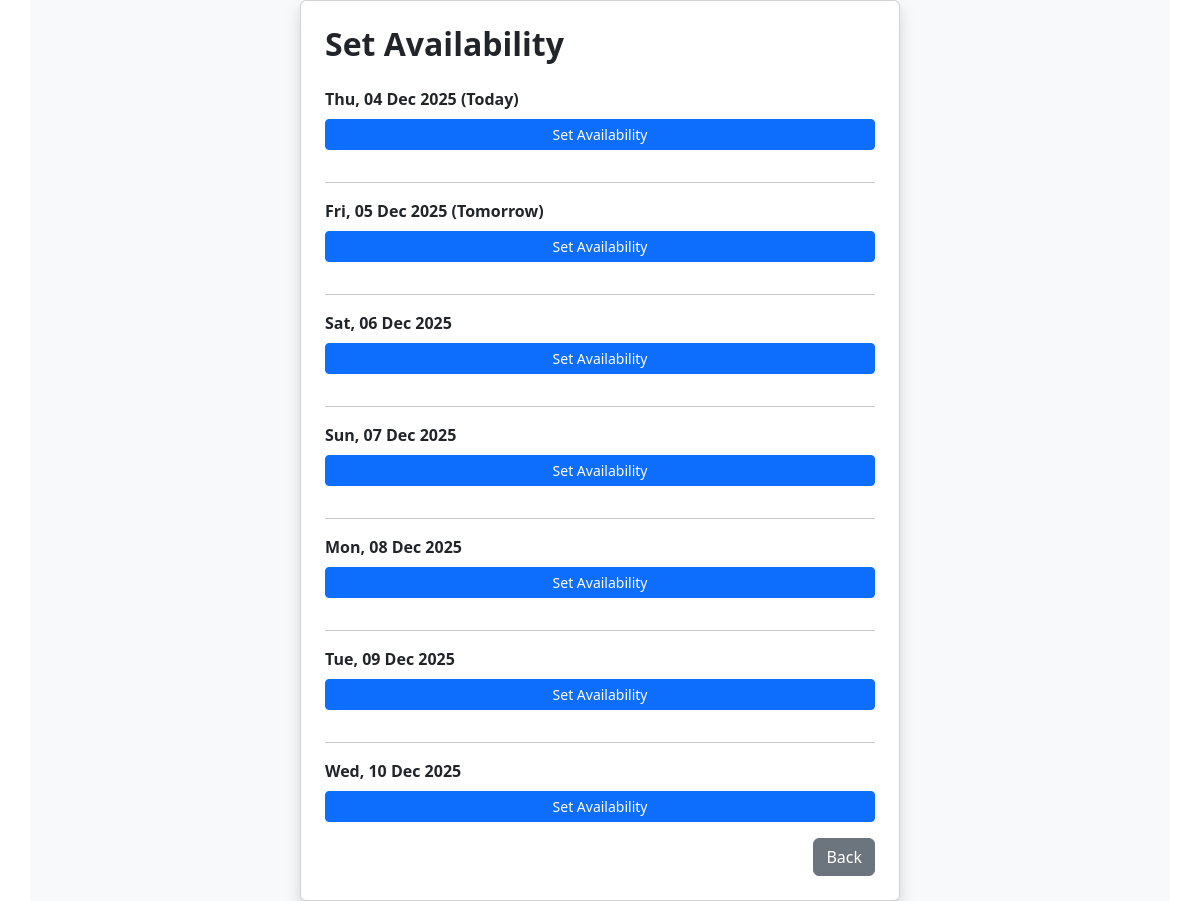
The page /doc_availability (signed in) on the database as committed earlier.
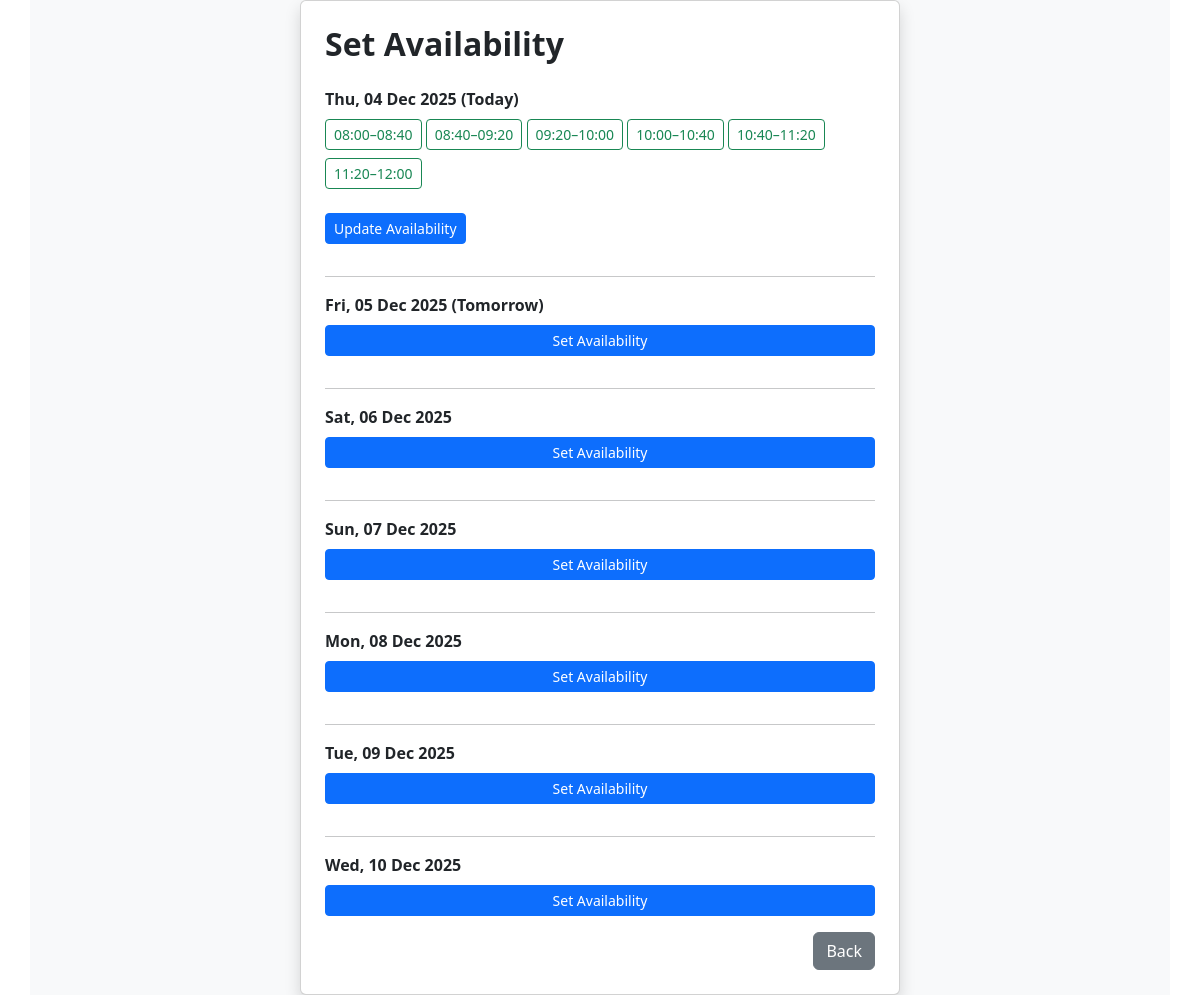
The same page on the database as committed later.
### backend/models.py (models this page shows)
class Doctor_Availability(db.Model):
    __tablename__="doctor_availability"
    id = db.Column(db.Integer, primary_key = True, autoincrement = True)
    doctor_id = db.Column(db.Integer, db.ForeignKey("doctor.id"), nullable=False)
    date = db.Column(db.Date, nullable=False, index=True)
    start_time = db.Column(db.Time, nullable=False)
    end_time = db.Column(db.Time, nullable=False)
    is_active=db.Column(db.Boolean,nullable=False)
    appointments = db.relationship("Appointment",backref="booked_slot",cascade="all, delete-orphan")

### backend/routes.py (the view)
@app.route("/doc_availability")
def weekly_availability():
    doctor_id = current_user.id
    today = date.today()
    dates = [today + timedelta(days=i) for i in range(7)]
    slots_by_date = {d: [] for d in dates}
    all_slots = Doctor_Availability.query.filter(
        Doctor_Availability.doctor_id == doctor_id,
        Doctor_Availability.date.in_(dates)
    ).order_by(Doctor_Availability.date,
               Doctor_Availability.start_time).all()
    for slot in all_slots:
        slots_by_date[slot.date].append(slot)
    return render_template("doctor/doctor_availability.html", dates=dates,slots_by_date=slots_by_date)

### app.py (called while the page is built)
def create_app():
    app = Flask(__name__)
    app.config["SQLALCHEMY_DATABASE_URI"] = "sqlite:///mydb.sqlite3"
    db.init_app(app)
    app.config["SECRET_KEY"] = "mysecretkey"
    loginmanager=LoginManager(app)
    @loginmanager.user_loader
    def load_user(email):
        obj=db.session.query(Doctor).filter_by(email=email).first() or db.session.query(Patient).filter_by(email=email).first() or db.session.query(Admin).filter_by(email=email).first()
        return obj
    app.app_context().push()
    return app

### backend/models.py (called while the page is built)
    @property
    def is_active(self):
        return self.status

### backend/routes.py (called while the page is built)
@app.before_request
def inactive_users():
    msg = None
    if not current_user.is_authenticated and request.endpoint != "login" and request.endpoint!="register" and request.endpoint!="home":
        if(current_user.is_active == False):
            msg = "You are not allowed to access the application. Please contact administrator."
        logout_user()
        return redirect(url_for("login", msg=msg))

### templates/doctor/doctor_availability.html (shortened to what this page needs)
<!DOCTYPE html>
<html lang="en">
<head>
    <link href="https://cdn.jsdelivr.net/npm/bootstrap@5.3.8/dist/css/bootstrap.min.css" rel="stylesheet"
>
    <link rel="stylesheet" href="https://cdn.jsdelivr.net/npm/bootstrap-icons@1.13.1/font/bootstrap-icons.min.css">
</head>
<body>
    <div class="container min-vh-100 d-flex justify-content-center align-items-center bg-light">
        <div class="card shadow p-4" style="width: 600px;">
            <h2 class="mb-4 fw-bold">Set Availability</h2>
            {% for d in dates %}
            <div class="fw-bold mb-2">
                {{ d.strftime("%a, %d %b %Y") }}
                {% if loop.index0 == 0 %}
                (Today)
                {% elif loop.index0 == 1 %}
                (Tomorrow)
                {% endif %}
            </div>
            {% if slots_by_date[d] %}
            <div class="mb-3">
                {% for slot in slots_by_date[d] %}
                <a href="/toggle-slot?slot_id={{ slot.id }}" class="btn {% if slot.is_active %} btn-outline-success btn-sm mb-2 {% else %} btn-outline-danger btn-sm mb-2 {% endif %}">
                    {{ slot.start_time.strftime("%H:%M") }}–{{ slot.end_time.strftime("%H:%M") }}
                </a>
                {% endfor %}
            </div>
            <div>
                <a href="/set_availability?date={{ d.isoformat() }}" class="btn btn-primary btn-sm mb-3">
                    Update Availability
                </a>
            </div>
            {% else %}
            <a href="/set_availability?date={{ d.isoformat() }}" class="btn btn-primary btn-sm mb-3">
                Set Availability
            </a>
            {% endif %}
            {% if not loop.last %}
            <hr class="my-3">
            {% endif %}
            {% endfor %}
            <div class="text-end">
                <a href="/dashboard/doc" class="btn btn-secondary" type="button">Back</a>
            </div>
        </div>
    </div>
</body>
</html>

Rows that differ between the two databases and show on the page:
added Doctor_Availability: start_time "08:00", end_time "08:40"
added Doctor_Availability: start_time "08:40", end_time "09:20"
added Doctor_Availability: start_time "09:20", end_time "10:00"
added Doctor_Availability: start_time "10:00", end_time "10:40"
added Doctor_Availability: start_time "10:40", end_time "11:20"
added Doctor_Availability: start_time "11:20", end_time "12:00"
Other text that changed with them:
list line gone: "Set Availability"
new list line: "Update Availability"
